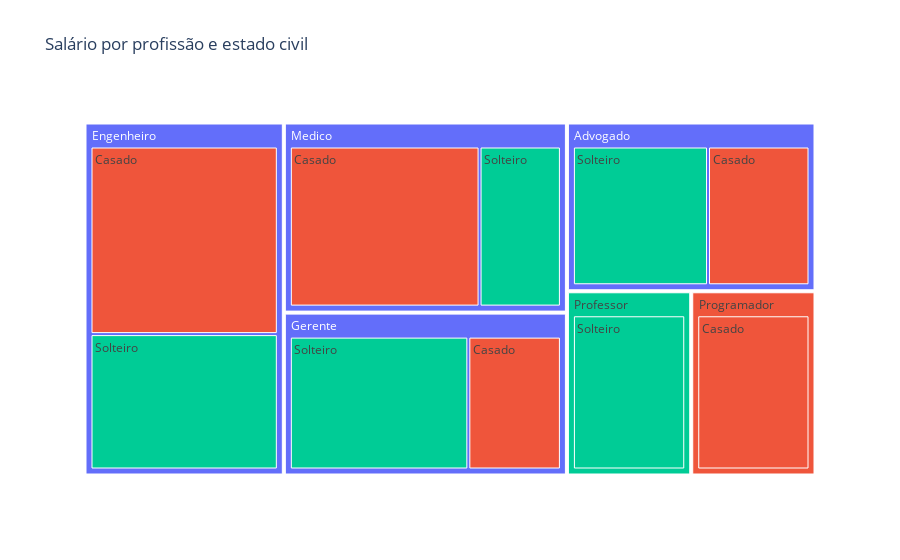

This figure's notebook cell:
### Code cell
#Mapa de árvore para fazer isso agrupa os dados do dataframe por profissão e estado civil dps calcula a média de salário por profissão e estado civil
salario_por_profissao_estado_civil = df.groupby(['Profissão', 'Estado_Civil'])['Salário'].mean().reset_index()
fig = px.treemap(salario_por_profissao_estado_civil,
                 path =['Profissão', 'Estado_Civil'],
                 values = 'Salário',
                 title = 'Salário por profissão e estado civil',
                 color = 'Estado_Civil')
fig.show()

### Figure 1 — Plotly figure (JSON) as saved in the notebook; plotly's stock layout.template omitted (floating-point values rounded to 4 significant figures)
{"data": [{"branchvalues": "total", "customdata": [["(?)"], ["(?)"], ["(?)"], ["(?)"], ["Casado"], ["Casado"], ["Casado"], ["Casado"], ["Casado"], ["Casado"], ["Solteiro"], ["Solteiro"], ["Solteiro"], ["Solteiro"], ["Solteiro"], ["Solteiro"]], "domain": {"x": [0, 1], "y": [0, 1]}, "hovertemplate": "labels=%{label}<br>Salário=%{value}<br>parent=%{parent}<br>id=%{id}<br>Estado_Civil=%{customdata[0]}<extra></extra>", "ids": ["Advogado", "Engenheiro", "Gerente", "Medico", "Advogado/Casado", "Engenheiro/Casado", "Gerente/Casado", "Medico/Casado", "Programador/Casado", "Programador", "Advogado/Solteiro", "Engenheiro/Solteiro", "Gerente/Solteiro", "Medico/Solteiro", "Professor/Solteiro", "Professor"], "labels": ["Advogado", "Engenheiro", "Gerente", "Medico", "Casado", "Casado", "Casado", "Casado", "Casado", "Programador", "Solteiro", "Solteiro", "Solteiro", "Solteiro", "Solteiro", "Professor"], "marker": {"colors": ["#636efa", "#636efa", "#636efa", "#636efa", "#EF553B", "#EF553B", "#EF553B", "#EF553B", "#EF553B", "#EF553B", "#00cc96", "#00cc96", "#00cc96", "#00cc96", "#00cc96", "#00cc96"]}, "name": "", "parents": ["", "", "", "", "Advogado", "Engenheiro", "Gerente", "Medico", "Programador", "", "Advogado", "Engenheiro", "Gerente", "Medico", "Professor", ""], "type": "treemap", "values": [5716.0, 9586.0, 6282.0, 7332.0, 2452.0, 5568.0, 2146.0, 5132.0, 3118.0, 3118.0, 3264.0, 4018.0, 4136.0, 2200.0, 3120.0, 3120.0]}], "layout": {"legend": {"tracegroupgap": 0}, "title": {"text": "Salário por profissão e estado civil"}}}
